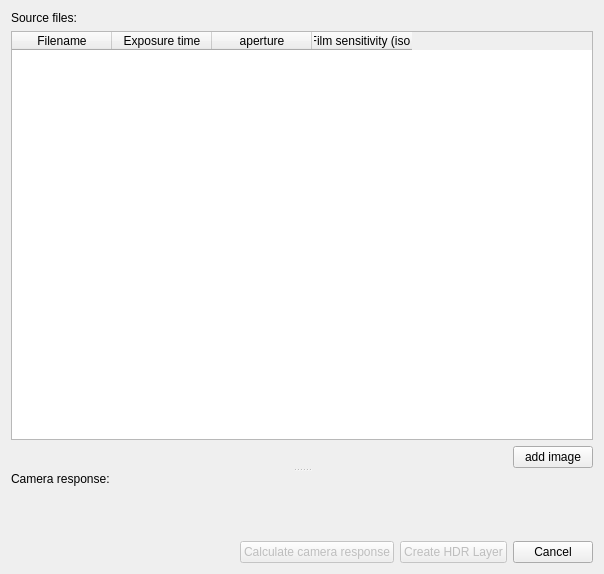
<?xml version="1.0" encoding="UTF-8"?>
<ui version="4.0">
 <class>WdgBracketing2HDR</class>
 <widget class="QWidget" name="WdgBracketing2HDR">
  <property name="geometry">
   <rect>
    <x>0</x>
    <y>0</y>
    <width>604</width>
    <height>574</height>
   </rect>
  </property>
  <property name="windowTitle">
   <string>Bracketing to HDR</string>
  </property>
  <layout class="QVBoxLayout">
   <item>
    <widget class="QSplitter" name="splitter">
     <property name="orientation">
      <enum>Qt::Vertical</enum>
     </property>
     <widget class="QWidget" name="layoutWidget">
      <layout class="QVBoxLayout">
       <item>
        <widget class="QLabel" name="label">
         <property name="text">
          <string>Source files:</string>
         </property>
        </widget>
       </item>
       <item>
        <widget class="QTableWidget" name="tableWidgetImages">
         <property name="sizePolicy">
          <sizepolicy hsizetype="Minimum" vsizetype="MinimumExpanding">
           <horstretch>0</horstretch>
           <verstretch>0</verstretch>
          </sizepolicy>
         </property>
         <property name="minimumSize">
          <size>
           <width>0</width>
           <height>0</height>
          </size>
         </property>
         <column>
          <property name="text">
           <string>Filename</string>
          </property>
         </column>
         <column>
          <property name="text">
           <string>Exposure time</string>
          </property>
         </column>
         <column>
          <property name="text">
           <string>aperture</string>
          </property>
         </column>
         <column>
          <property name="text">
           <string>Film sensitivity (iso)</string>
          </property>
         </column>
        </widget>
       </item>
       <item>
        <layout class="QHBoxLayout">
         <property name="spacing">
          <number>6</number>
         </property>
         <property name="margin">
          <number>0</number>
         </property>
         <item>
          <spacer>
           <property name="orientation">
            <enum>Qt::Horizontal</enum>
           </property>
           <property name="sizeHint" stdset="0">
            <size>
             <width>40</width>
             <height>20</height>
            </size>
           </property>
          </spacer>
         </item>
         <item>
          <widget class="QPushButton" name="pushButtonAddImages">
           <property name="text">
            <string>add image</string>
           </property>
          </widget>
         </item>
        </layout>
       </item>
      </layout>
     </widget>
     <widget class="QWidget" name="layoutWidget">
      <layout class="QVBoxLayout">
       <item>
        <widget class="QLabel" name="label_2">
         <property name="text">
          <string>Camera response:</string>
         </property>
        </widget>
       </item>
       <item>
        <widget class="KPlotWidget" name="plotWidget">
         <property name="sizePolicy">
          <sizepolicy hsizetype="Expanding" vsizetype="Expanding">
           <horstretch>0</horstretch>
           <verstretch>0</verstretch>
          </sizepolicy>
         </property>
        </widget>
       </item>
       <item>
        <layout class="QHBoxLayout">
         <property name="spacing">
          <number>6</number>
         </property>
         <property name="margin">
          <number>0</number>
         </property>
         <item>
          <spacer>
           <property name="orientation">
            <enum>Qt::Horizontal</enum>
           </property>
           <property name="sizeHint" stdset="0">
            <size>
             <width>141</width>
             <height>20</height>
            </size>
           </property>
          </spacer>
         </item>
         <item>
          <widget class="QPushButton" name="pushButtonCalculateCameraResponse">
           <property name="enabled">
            <bool>false</bool>
           </property>
           <property name="text">
            <string>Calculate camera response</string>
           </property>
          </widget>
         </item>
         <item>
          <widget class="QPushButton" name="pushButtonCreateHDRLayer">
           <property name="enabled">
            <bool>false</bool>
           </property>
           <property name="text">
            <string>Create HDR Layer</string>
           </property>
          </widget>
         </item>
         <item>
          <widget class="QPushButton" name="pushButtonCancel">
           <property name="text">
            <string>Cancel</string>
           </property>
          </widget>
         </item>
        </layout>
       </item>
      </layout>
     </widget>
    </widget>
   </item>
  </layout>
 </widget>
 <customwidgets>
  <customwidget>
   <class>KPlotWidget</class>
   <extends>QFrame</extends>
   <header>kplotwidget.h</header>
  </customwidget>
 </customwidgets>
 <resources/>
 <connections/>
</ui>
